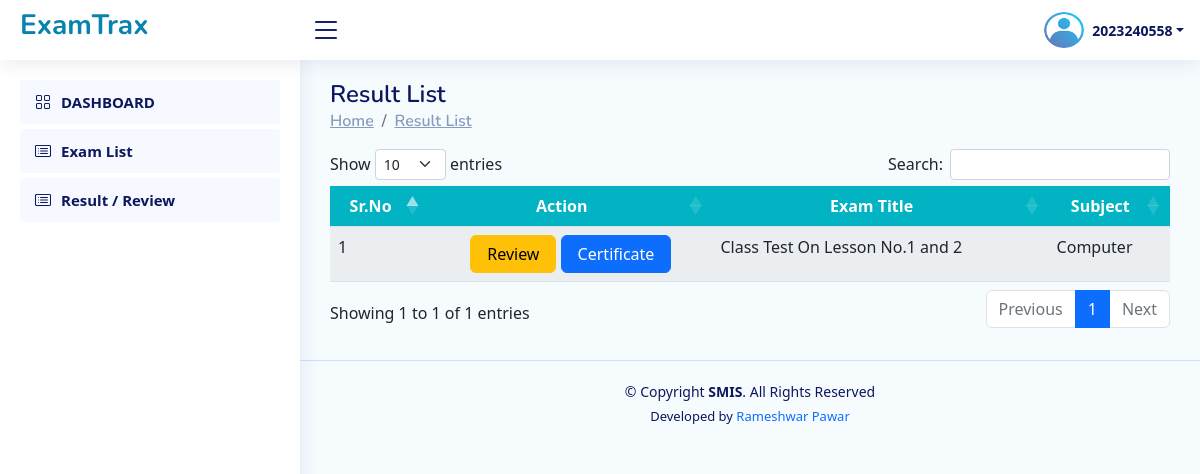
The app's page /Student/result_review_list/ (signed in) with its own data.
### Institute/models.py (models this page shows, shortened)
class CustomUser(AbstractUser):
    student_prn_no = models.BigIntegerField(null=True,unique=True)
    name = models.CharField(max_length=200,null=True)
    roll_no = models.CharField(max_length=20,null=True)
    class_name = models.CharField(max_length=50,null=True,choices=CLASS)
    division = models.CharField(max_length=10,null=True,choices=DIVISION)
    is_institute=models.BooleanField(default=False)
    is_staff=models.BooleanField(default=False)
    is_student=models.BooleanField(default=False)
    staff_id = models.CharField(max_length=10,null=True)
    designation=models.CharField(max_length=50,null=True,blank=True)
    email=models.EmailField(max_length=254,null=True,blank=True)
    gender=models.CharField(max_length=50,null=True,blank=True,choices=GENDER)

class Exam(models.Model):
    name = models.CharField(max_length=200,null=True)
    subject = models.CharField(max_length=50,null=True)
    exam_date = models.DateField()
    exam_duration = models.TimeField(null=True)
    class_name = models.CharField(max_length=50,null=True,choices=CLASS)
    division = models.CharField(max_length=10,null=True,choices=DIVISION)
    is_publish = models.BooleanField(default=False)
    is_result_declared = models.BooleanField(default=False)
    staff_id = models.CharField(max_length=50,null=True)
    record_created_date=models.DateField(auto_now=False, auto_now_add=True, null=True)

### Student/views.py (the view)
# urls.py: path("result_review_list/",views.result_review_list,name="result_review_list"),
@student_required
def result_review_list(request):
    user = request.user.id  # Assuming the user is authenticated
    submitted_exam_ids = UserAnswer.objects.filter(student_id=user).values_list('exam_id', flat=True)
    available_exams = Exam.objects.filter(id__in=submitted_exam_ids).annotate(num_students=Count('useranswer'))
    available_exams = available_exams.order_by('-num_students')
    return render(request, 'student__result_list.html', {'available_exams': available_exams})

### Staff/views.py (called while the page is built)
def my_exam_list_object_for_base(request):
    if request.user.is_authenticated:
        exam = Exam.objects.filter(staff_id=request.user.staff_id).order_by('-id')
    else:
        exam={}
    return {'exam_list_data': exam}

### Student/views.py (called while the page is built)
def is_student(user):
    return user.is_authenticated and hasattr(user, 'is_student') and user.is_student

### Student/templates/student__result_list.html (shortened to what this page needs)
{% extends 'student_base.html' %}
{% block content %}
<main id="main" class="main">
    <div class="pagetitle">
        <h1>Result List</h1>
        <nav>
            <ol class="breadcrumb">
                <li class="breadcrumb-item"><a href="#">Home</a></li>
                <li class="breadcrumb-item"><a href="#">Result List </a></li>
            </ol>
        </nav>
    <section class="section dashboard">
        <div class="row">
            <div class="col-lg-12">
                <div class="row">
                    <div class="container" style=" overflow:scroll;">
                        <table id="example" class="table table-striped" style="overflow: scroll; width: 100%; min-width: max-content;">
                            <thead>
                                <tr style="background:#02B4C3;">
                                    <th scope="col" class="text-center text-white" style="">Sr.No</th>
                                    <th scope="col" class="text-center text-white" style="">Action</th>
                                    <th scope="col" class="text-center text-white" style="">Exam Title</th>
                                    <th scope="col" class="text-center text-white" style="">Subject</th>
                                </tr>
                            </thead>
                            <tbody>
                                {% for r in available_exams %}
                                <tr>
                                    <td>{{ forloop.counter }}</td>
                                    <td>
                                        <center>
                                            <a href="{% url 'exam_review_using_exam_id' r.id %}" class="btn btn-warning px-3"> Review</a>
                                            <a href="{% url 'download_exam_certificate' r.id %}" class="btn btn-primary px-3"> Certificate</a>
                                        </center>
                                    </td>
                                    <td>{{ r.name }}</td>
                                    <td>{{ r.subject }}</td>
                                </tr>
                                {% endfor %}
                            </tbody>
                        </table>
                    </div>
                </div>
            </div>
        </div>
    </section>
</main>
{% endblock content %}

### Student/templates/student_base.html (shortened to what this page needs)
{% load static %}
<!DOCTYPE html>
<html lang="en">
<head>
  <link href="https://unpkg.com/aos@2.3.1/dist/aos.css" rel="stylesheet">
  <link rel="stylesheet" href="https://cdn.jsdelivr.net/npm/bootstrap-icons@1.10.3/font/bootstrap-icons.css">
  <link rel="stylesheet" href="{% static 'css/base_style.css' %}">
  <link rel="stylesheet" href="https://cdn.jsdelivr.net/npm/bootstrap@5.2.2/dist/css/bootstrap.min.css">
  <link rel="stylesheet" href="https://cdn.datatables.net/1.11.3/css/dataTables.bootstrap5.min.css">
</head>
<body>
  <header id="header" class="header fixed-top d-flex align-items-center" >
    <div class="d-flex align-items-center justify-content-between">
      <a href="{% url 'index' %}" class="logo d-flex align-items-center" style="text-decoration:none;">
        <center>
          <h3 style=" color:#0883AE;"><b>ExamTrax</b></h3>
        </center>
      </a>
      <i class="bi bi-list toggle-sidebar-btn"></i>
    </div>
    <nav class="header-nav ms-auto">
      <ul class="d-flex align-items-center">
        <li class="nav-item dropdown pe-3 text-center  ">
          <a class="nav-link nav-profile d-flex align-items-center pe-0" href="#" data-bs-toggle="dropdown">
            <img src="{% static 'img/profile.png' %}" alt="Profile" class="rounded-circle"
              style="width:40px; height:40px;">
            <span class="d-none d-md-block dropdown-toggle ps-2"> {{request.user.username}}</span>
          </a>
        </li>
      </ul>
    </nav>
  </header>
  <aside id="sidebar" class="sidebar">
    <ul class="sidebar-nav" id="sidebar-nav">
      <li class="nav-item">
        <a class="nav-link " href="{% url 'student_dashboard' %}">
          <i class="bi bi-grid"></i>
          <span>DASHBOARD</span>
        </a>
      </li>
      <li class="nav-item">
        <a class="nav-link " href="{% url 'student_exam_list' %}">
          <i class="bi bi-card-list"></i>
          <span>Exam List</span>
        </a>
      </li>
      <li class="nav-item">
        <a class="nav-link " href="{% url 'result_review_list' %}">
          <i class="bi bi-card-list"></i>
          <span>Result / Review</span>
        </a>
      </li>
    </ul>
  </aside>
  {% block content %}
  {% endblock content %}
  <footer id="footer" class="footer text-center">
    <div class="copyright">
      &copy; Copyright <strong><span>SMIS</span></strong>. All Rights Reserved
    </div>
    <div class="credits">
      Developed by <a href="https://prameshwar4378.github.io/My_Portfolio/" style="text-decoration:none;">Rameshwar
        Pawar</a>
    </div>
  </footer>
</body>
</html>

### Student/templates/student_base.html (style rules this page uses)
body { background: #F6FBFE; }

### records on screen
CustomUser: user.username "2023240558"
Exam: name "Class Test On Lesson No.1 and 2", subject "Computer"
